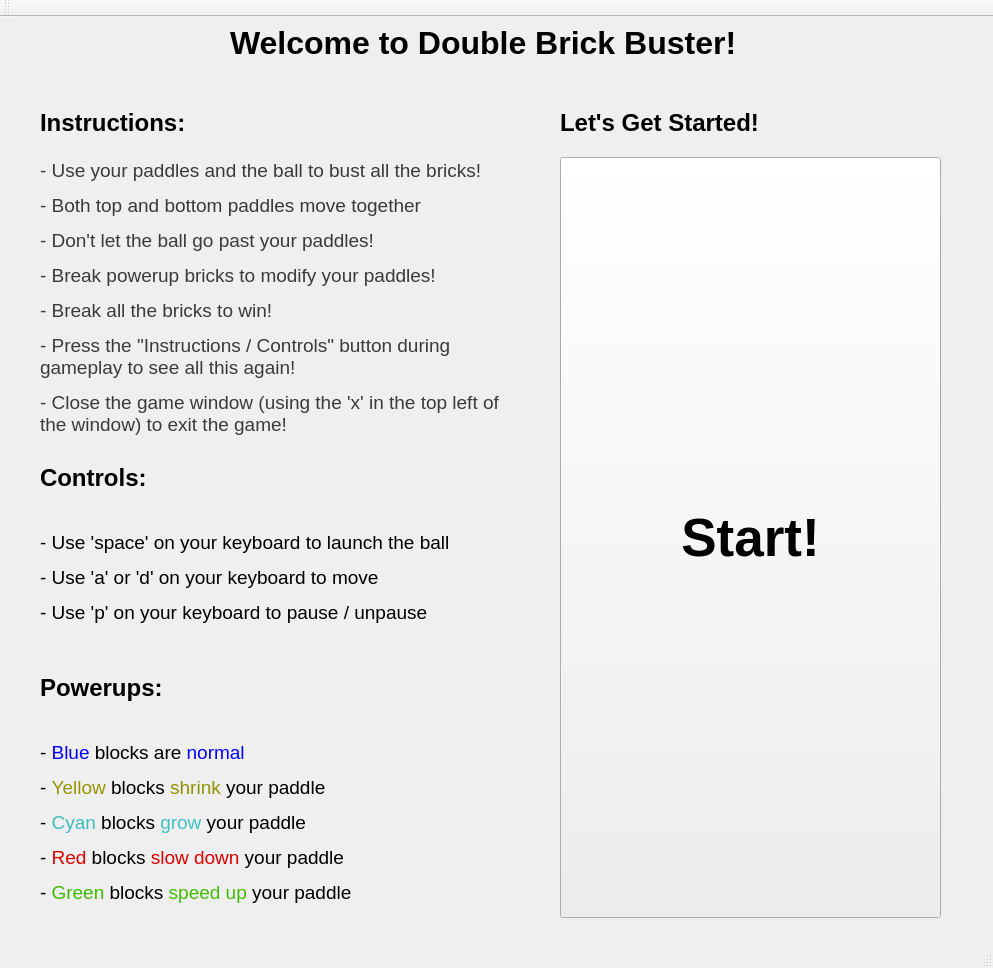
<?xml version="1.0" encoding="UTF-8"?>
<ui version="4.0">
 <class>IntroWindow</class>
 <widget class="QMainWindow" name="IntroWindow">
  <property name="geometry">
   <rect>
    <x>0</x>
    <y>0</y>
    <width>993</width>
    <height>968</height>
   </rect>
  </property>
  <property name="windowTitle">
   <string>IntroWindow</string>
  </property>
  <widget class="QWidget" name="centralWidget">
   <widget class="QLabel" name="title_label">
    <property name="geometry">
     <rect>
      <x>230</x>
      <y>0</y>
      <width>601</width>
      <height>51</height>
     </rect>
    </property>
    <property name="font">
     <font>
      <pointsize>24</pointsize>
      <weight>75</weight>
      <bold>true</bold>
     </font>
    </property>
    <property name="text">
     <string>Welcome to Double Brick Buster!</string>
    </property>
   </widget>
   <widget class="QLabel" name="instructions_title_label">
    <property name="geometry">
     <rect>
      <x>40</x>
      <y>90</y>
      <width>211</width>
      <height>31</height>
     </rect>
    </property>
    <property name="font">
     <font>
      <pointsize>18</pointsize>
      <weight>75</weight>
      <bold>true</bold>
     </font>
    </property>
    <property name="text">
     <string>Instructions:</string>
    </property>
   </widget>
   <widget class="QLabel" name="instructions_label">
    <property name="geometry">
     <rect>
      <x>40</x>
      <y>140</y>
      <width>471</width>
      <height>281</height>
     </rect>
    </property>
    <property name="text">
     <string>&lt;html&gt;&lt;head/&gt;&lt;body&gt;&lt;p&gt;&lt;span style=&quot; font-size:14pt; color:#3a3a3a;&quot;&gt;- Use your paddles and the ball to bust all the bricks!&lt;/span&gt;&lt;/p&gt;&lt;p&gt;&lt;span style=&quot; font-size:14pt; color:#3a3a3a;&quot;&gt;- Both top and bottom paddles move together&lt;/span&gt;&lt;/p&gt;&lt;p&gt;&lt;span style=&quot; font-size:14pt; color:#3a3a3a;&quot;&gt;- Don't let the ball go past your paddles!&lt;/span&gt;&lt;/p&gt;&lt;p&gt;&lt;span style=&quot; font-size:14pt; color:#3a3a3a;&quot;&gt;- Break powerup bricks to modify your paddles! &lt;/span&gt;&lt;/p&gt;&lt;p&gt;&lt;span style=&quot; font-size:14pt; color:#3a3a3a;&quot;&gt;- Break all the bricks to win!&lt;/span&gt;&lt;/p&gt;&lt;p&gt;&lt;span style=&quot; font-size:14pt; color:#3a3a3a;&quot;&gt;- Press the &amp;quot;Instructions / Controls&amp;quot; button during gameplay to see all this again!&lt;/span&gt;&lt;/p&gt;&lt;p&gt;&lt;span style=&quot; font-size:14pt; color:#3a3a3a;&quot;&gt;- Close the game window (using the 'x' in the top left of the window) to exit the game!&lt;/span&gt;&lt;/p&gt;&lt;/body&gt;&lt;/html&gt;</string>
    </property>
    <property name="wordWrap">
     <bool>true</bool>
    </property>
   </widget>
   <widget class="QLabel" name="controls_title_label">
    <property name="geometry">
     <rect>
      <x>40</x>
      <y>440</y>
      <width>211</width>
      <height>41</height>
     </rect>
    </property>
    <property name="font">
     <font>
      <pointsize>18</pointsize>
      <weight>75</weight>
      <bold>true</bold>
     </font>
    </property>
    <property name="text">
     <string>Controls: </string>
    </property>
   </widget>
   <widget class="QLabel" name="controls_label">
    <property name="geometry">
     <rect>
      <x>40</x>
      <y>510</y>
      <width>481</width>
      <height>101</height>
     </rect>
    </property>
    <property name="text">
     <string>&lt;html&gt;&lt;head/&gt;&lt;body&gt;&lt;p&gt;&lt;span style=&quot; font-size:14pt;&quot;&gt;- Use 'space' on your keyboard to launch the ball&lt;/span&gt;&lt;/p&gt;&lt;p&gt;&lt;span style=&quot; font-size:14pt;&quot;&gt;- Use 'a' or 'd' on your keyboard to move&lt;/span&gt;&lt;/p&gt;&lt;p&gt;&lt;span style=&quot; font-size:14pt;&quot;&gt;- Use 'p' on your keyboard to pause / unpause&lt;/span&gt;&lt;/p&gt;&lt;/body&gt;&lt;/html&gt;</string>
    </property>
   </widget>
   <widget class="QLabel" name="start_label">
    <property name="geometry">
     <rect>
      <x>560</x>
      <y>90</y>
      <width>301</width>
      <height>31</height>
     </rect>
    </property>
    <property name="font">
     <font>
      <pointsize>18</pointsize>
      <weight>75</weight>
      <bold>true</bold>
     </font>
    </property>
    <property name="text">
     <string>Let's Get Started!</string>
    </property>
   </widget>
   <widget class="QPushButton" name="start_push_button">
    <property name="geometry">
     <rect>
      <x>560</x>
      <y>140</y>
      <width>381</width>
      <height>761</height>
     </rect>
    </property>
    <property name="font">
     <font>
      <pointsize>40</pointsize>
      <weight>75</weight>
      <bold>true</bold>
     </font>
    </property>
    <property name="text">
     <string>Start!</string>
    </property>
   </widget>
   <widget class="QLabel" name="powerups_label">
    <property name="geometry">
     <rect>
      <x>40</x>
      <y>710</y>
      <width>481</width>
      <height>191</height>
     </rect>
    </property>
    <property name="text">
     <string>&lt;html&gt;&lt;head/&gt;&lt;body&gt;&lt;p&gt;&lt;span style=&quot; font-size:14pt;&quot;&gt;- &lt;/span&gt;&lt;span style=&quot; font-size:14pt; color:#0000ff;&quot;&gt;Blue &lt;/span&gt;&lt;span style=&quot; font-size:14pt;&quot;&gt;blocks are &lt;/span&gt;&lt;span style=&quot; font-size:14pt; color:#0000ff;&quot;&gt;normal&lt;/span&gt;&lt;/p&gt;&lt;p&gt;&lt;span style=&quot; font-size:14pt;&quot;&gt;- &lt;/span&gt;&lt;span style=&quot; font-size:14pt; color:#969600;&quot;&gt;Yellow&lt;/span&gt;&lt;span style=&quot; font-size:14pt;&quot;&gt; blocks &lt;/span&gt;&lt;span style=&quot; font-size:14pt; color:#909000;&quot;&gt;shrink &lt;/span&gt;&lt;span style=&quot; font-size:14pt;&quot;&gt;your paddle&lt;/span&gt;&lt;/p&gt;&lt;p&gt;&lt;span style=&quot; font-size:14pt;&quot;&gt;- &lt;/span&gt;&lt;span style=&quot; font-size:14pt; color:#3ebcbc;&quot;&gt;Cyan &lt;/span&gt;&lt;span style=&quot; font-size:14pt;&quot;&gt;blocks &lt;/span&gt;&lt;span style=&quot; font-size:14pt; color:#40c1c1;&quot;&gt;grow &lt;/span&gt;&lt;span style=&quot; font-size:14pt;&quot;&gt;your paddle&lt;/span&gt;&lt;/p&gt;&lt;p&gt;&lt;span style=&quot; font-size:14pt;&quot;&gt;- &lt;/span&gt;&lt;span style=&quot; font-size:14pt; color:#df0000;&quot;&gt;Red&lt;/span&gt;&lt;span style=&quot; font-size:14pt;&quot;&gt; blocks &lt;/span&gt;&lt;span style=&quot; font-size:14pt; color:#dd0000;&quot;&gt;slow down&lt;/span&gt;&lt;span style=&quot; font-size:14pt;&quot;&gt; your paddle&lt;/span&gt;&lt;/p&gt;&lt;p&gt;&lt;span style=&quot; font-size:14pt;&quot;&gt;- &lt;/span&gt;&lt;span style=&quot; font-size:14pt; color:#3db800;&quot;&gt;Green &lt;/span&gt;&lt;span style=&quot; font-size:14pt;&quot;&gt;blocks &lt;/span&gt;&lt;span style=&quot; font-size:14pt; color:#3fbd00;&quot;&gt;speed up&lt;/span&gt;&lt;span style=&quot; font-size:14pt;&quot;&gt; your paddle&lt;/span&gt;&lt;/p&gt;&lt;/body&gt;&lt;/html&gt;</string>
    </property>
   </widget>
   <widget class="QLabel" name="powerups_title_label">
    <property name="geometry">
     <rect>
      <x>40</x>
      <y>650</y>
      <width>211</width>
      <height>41</height>
     </rect>
    </property>
    <property name="font">
     <font>
      <pointsize>18</pointsize>
      <weight>75</weight>
      <bold>true</bold>
     </font>
    </property>
    <property name="text">
     <string>Powerups:</string>
    </property>
   </widget>
  </widget>
  <widget class="QMenuBar" name="menuBar">
   <property name="geometry">
    <rect>
     <x>0</x>
     <y>0</y>
     <width>993</width>
     <height>25</height>
    </rect>
   </property>
  </widget>
  <widget class="QToolBar" name="mainToolBar">
   <attribute name="toolBarArea">
    <enum>TopToolBarArea</enum>
   </attribute>
   <attribute name="toolBarBreak">
    <bool>false</bool>
   </attribute>
  </widget>
  <widget class="QStatusBar" name="statusBar"/>
 </widget>
 <layoutdefault spacing="6" margin="11"/>
 <resources/>
 <connections/>
</ui>
